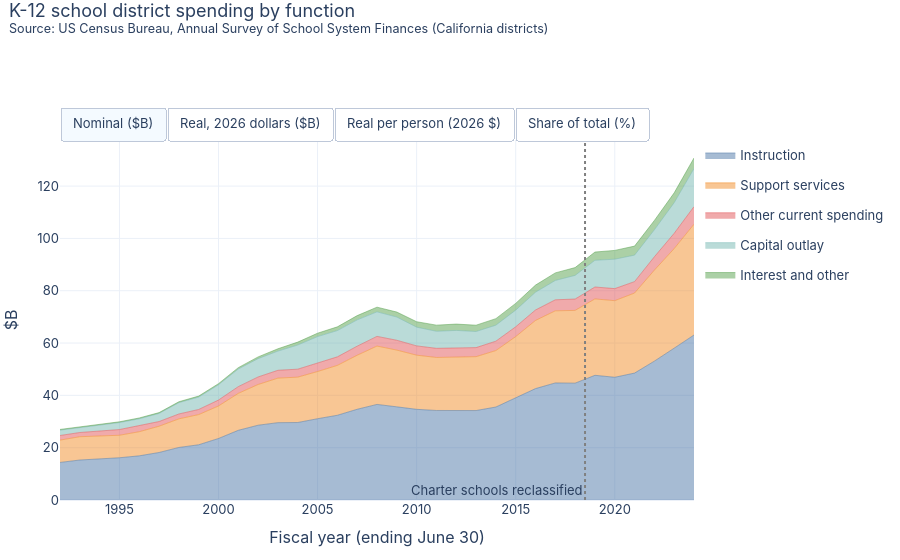

Write notebook code for a chart like this one.
### Code cell
stacked_area_toggle(add_views(sp), "group", "K-12 school district spending by function", SCHOOL_NOTE,
                    order=["Instruction", "Support services", "Other current spending", "Capital outlay", "Interest and other"], breaks=BREAK).show()

### Figure 1 — Plotly figure (JSON) as saved in the notebook; plotly's stock layout.template omitted (floating-point values rounded to 4 significant figures)
{"data": [{"hovertemplate": "%{y:,.1f}", "legendgroup": "Instruction", "line": {"color": "#4e79a7", "width": 0.5}, "mode": "lines", "name": "Instruction", "showlegend": true, "stackgroup": "one", "type": "scatter", "visible": true, "x": [1992, 1993, 1995, 1996, 1997, 1998, 1999, 2000, 2001, 2002, 2003, 2004, 2005, 2006, 2007, 2008, 2009, 2010, 2011, 2012, 2013, 2014, 2015, 2016, 2017, 2018, 2019, 2020, 2021, 2022, 2023, 2024], "y": [14.36, 15.28, 16.15, 16.88, 18.16, 20.08, 21.11, 23.51, 26.64, 28.59, 29.56, 29.62, 31.07, 32.39, 34.69, 36.54, 35.62, 34.66, 34.23, 34.21, 34.19, 35.54, 38.95, 42.59, 44.75, 44.66, 47.67, 46.92, 48.52, 53.09, 58.04, 63.07]}, {"hovertemplate": "%{y:,.1f}", "legendgroup": "Support services", "line": {"color": "#f28e2b", "width": 0.5}, "mode": "lines", "name": "Support services", "showlegend": true, "stackgroup": "one", "type": "scatter", "visible": true, "x": [1992, 1993, 1995, 1996, 1997, 1998, 1999, 2000, 2001, 2002, 2003, 2004, 2005, 2006, 2007, 2008, 2009, 2010, 2011, 2012, 2013, 2014, 2015, 2016, 2017, 2018, 2019, 2020, 2021, 2022, 2023, 2024], "y": [8.521, 8.915, 8.604, 9.223, 10.04, 10.94, 11.54, 12.43, 14.13, 15.57, 17.03, 17.34, 18.05, 19.08, 20.66, 22.31, 21.69, 20.7, 20.27, 20.39, 20.6, 21.59, 23.5, 26.06, 27.57, 27.82, 29.2, 29.28, 30.61, 34.79, 38.07, 42.36]}, {"hovertemplate": "%{y:,.1f}", "legendgroup": "Other current spending", "line": {"color": "#e15759", "width": 0.5}, "mode": "lines", "name": "Other current spending", "showlegend": true, "stackgroup": "one", "type": "scatter", "visible": true, "x": [1992, 1993, 1995, 1996, 1997, 1998, 1999, 2000, 2001, 2002, 2003, 2004, 2005, 2006, 2007, 2008, 2009, 2010, 2011, 2012, 2013, 2014, 2015, 2016, 2017, 2018, 2019, 2020, 2021, 2022, 2023, 2024], "y": [1.778, 1.609, 2.181, 2.362, 1.793, 1.863, 1.954, 2.27, 2.57, 2.882, 2.996, 3.048, 3.132, 3.259, 3.468, 3.693, 3.759, 3.556, 3.486, 3.488, 3.462, 3.582, 3.754, 3.996, 4.212, 4.339, 4.557, 4.608, 4.357, 5.101, 5.848, 6.729]}, {"hovertemplate": "%{y:,.1f}", "legendgroup": "Capital outlay", "line": {"color": "#76b7b2", "width": 0.5}, "mode": "lines", "name": "Capital outlay", "showlegend": true, "stackgroup": "one", "type": "scatter", "visible": true, "x": [1992, 1993, 1995, 1996, 1997, 1998, 1999, 2000, 2001, 2002, 2003, 2004, 2005, 2006, 2007, 2008, 2009, 2010, 2011, 2012, 2013, 2014, 2015, 2016, 2017, 2018, 2019, 2020, 2021, 2022, 2023, 2024], "y": [2.045, 1.945, 2.669, 2.581, 3.089, 4.336, 4.739, 5.849, 6.756, 6.999, 7.342, 9.243, 10.22, 10.05, 10.06, 9.388, 8.881, 7.15, 6.524, 6.737, 6.16, 6.124, 6.374, 6.786, 7.396, 9.048, 10.21, 11.25, 10.12, 10.31, 11.7, 14.55]}, {"hovertemplate": "%{y:,.1f}", "legendgroup": "Interest and other", "line": {"color": "#59a14f", "width": 0.5}, "mode": "lines", "name": "Interest and other", "showlegend": true, "stackgroup": "one", "type": "scatter", "visible": true, "x": [1992, 1993, 1995, 1996, 1997, 1998, 1999, 2000, 2001, 2002, 2003, 2004, 2005, 2006, 2007, 2008, 2009, 2010, 2011, 2012, 2013, 2014, 2015, 2016, 2017, 2018, 2019, 2020, 2021, 2022, 2023, 2024], "y": [0.2768, 0.1981, 0.2952, 0.3183, 0.3209, 0.344, 0.3823, 0.4174, 0.507, 0.6616, 0.8843, 1.107, 1.29, 1.422, 1.621, 1.785, 1.899, 2.081, 2.349, 2.419, 2.411, 2.497, 2.583, 2.719, 2.896, 2.984, 3.15, 3.364, 3.45, 3.577, 3.762, 4.034]}, {"hovertemplate": "%{y:,.1f}", "legendgroup": "Instruction", "line": {"color": "#4e79a7", "width": 0.5}, "mode": "lines", "name": "Instruction", "showlegend": false, "stackgroup": "one", "type": "scatter", "visible": false, "x": [1992, 1993, 1995, 1996, 1997, 1998, 1999, 2000, 2001, 2002, 2003, 2004, 2005, 2006, 2007, 2008, 2009, 2010, 2011, 2012, 2013, 2014, 2015, 2016, 2017, 2018, 2019, 2020, 2021, 2022, 2023, 2024], "y": [34.05, 35.14, 35.17, 35.8, 37.45, 40.68, 42.03, 45.51, 49.86, 52.58, 53.19, 52.15, 53.1, 53.34, 55.68, 56.56, 54.37, 52.39, 50.73, 49.26, 48.42, 49.55, 53.92, 58.57, 60.42, 58.97, 61.67, 59.75, 60.41, 61.67, 63.46, 66.76]}, {"hovertemplate": "%{y:,.1f}", "legendgroup": "Support services", "line": {"color": "#f28e2b", "width": 0.5}, "mode": "lines", "name": "Support services", "showlegend": false, "stackgroup": "one", "type": "scatter", "visible": false, "x": [1992, 1993, 1995, 1996, 1997, 1998, 1999, 2000, 2001, 2002, 2003, 2004, 2005, 2006, 2007, 2008, 2009, 2010, 2011, 2012, 2013, 2014, 2015, 2016, 2017, 2018, 2019, 2020, 2021, 2022, 2023, 2024], "y": [20.2, 20.5, 18.74, 19.56, 20.7, 22.16, 22.98, 24.06, 26.44, 28.63, 30.64, 30.53, 30.84, 31.42, 33.16, 34.53, 33.11, 31.3, 30.04, 29.36, 29.16, 30.11, 32.54, 35.84, 37.23, 36.73, 37.78, 37.29, 38.11, 40.42, 41.62, 44.83]}, {"hovertemplate": "%{y:,.1f}", "legendgroup": "Other current spending", "line": {"color": "#e15759", "width": 0.5}, "mode": "lines", "name": "Other current spending", "showlegend": false, "stackgroup": "one", "type": "scatter", "visible": false, "x": [1992, 1993, 1995, 1996, 1997, 1998, 1999, 2000, 2001, 2002, 2003, 2004, 2005, 2006, 2007, 2008, 2009, 2010, 2011, 2012, 2013, 2014, 2015, 2016, 2017, 2018, 2019, 2020, 2021, 2022, 2023, 2024], "y": [4.216, 3.698, 4.751, 5.01, 3.697, 3.773, 3.891, 4.393, 4.81, 5.301, 5.39, 5.366, 5.354, 5.368, 5.566, 5.716, 5.738, 5.375, 5.167, 5.023, 4.902, 4.994, 5.197, 5.495, 5.686, 5.729, 5.896, 5.869, 5.424, 5.926, 6.395, 7.121]}, {"hovertemplate": "%{y:,.1f}", "legendgroup": "Capital outlay", "line": {"color": "#76b7b2", "width": 0.5}, "mode": "lines", "name": "Capital outlay", "showlegend": false, "stackgroup": "one", "type": "scatter", "visible": false, "x": [1992, 1993, 1995, 1996, 1997, 1998, 1999, 2000, 2001, 2002, 2003, 2004, 2005, 2006, 2007, 2008, 2009, 2010, 2011, 2012, 2013, 2014, 2015, 2016, 2017, 2018, 2019, 2020, 2021, 2022, 2023, 2024], "y": [4.848, 4.472, 5.815, 5.472, 6.369, 8.783, 9.436, 11.32, 12.64, 12.87, 13.21, 16.27, 17.47, 16.55, 16.15, 14.53, 13.56, 10.81, 9.669, 9.7, 8.723, 8.539, 8.824, 9.333, 9.986, 11.95, 13.21, 14.33, 12.61, 11.98, 12.8, 15.4]}, {"hovertemplate": "%{y:,.1f}", "legendgroup": "Interest and other", "line": {"color": "#59a14f", "width": 0.5}, "mode": "lines", "name": "Interest and other", "showlegend": false, "stackgroup": "one", "type": "scatter", "visible": false, "x": [1992, 1993, 1995, 1996, 1997, 1998, 1999, 2000, 2001, 2002, 2003, 2004, 2005, 2006, 2007, 2008, 2009, 2010, 2011, 2012, 2013, 2014, 2015, 2016, 2017, 2018, 2019, 2020, 2021, 2022, 2023, 2024], "y": [0.6564, 0.4554, 0.643, 0.675, 0.6616, 0.6968, 0.7612, 0.8078, 0.9489, 1.217, 1.591, 1.949, 2.205, 2.342, 2.602, 2.763, 2.898, 3.145, 3.481, 3.483, 3.414, 3.481, 3.576, 3.739, 3.91, 3.94, 4.075, 4.284, 4.296, 4.155, 4.114, 4.269]}, {"hovertemplate": "%{y:,.0f}", "legendgroup": "Instruction", "line": {"color": "#4e79a7", "width": 0.5}, "mode": "lines", "name": "Instruction", "showlegend": false, "stackgroup": "one", "type": "scatter", "visible": false, "x": [1992, 1993, 1995, 1996, 1997, 1998, 1999, 2000, 2001, 2002, 2003, 2004, 2005, 2006, 2007, 2008, 2009, 2010, 2011, 2012, 2013, 2014, 2015, 2016, 2017, 2018, 2019, 2020, 2021, 2022, 2023, 2024], "y": [1111.0, 1133.0, 1120.0, 1131.0, 1170.0, 1254.0, 1277.0, 1356.0, 1456.0, 1516.0, 1517.0, 1473.0, 1487.0, 1485.0, 1541.0, 1553.0, 1478.0, 1410.0, 1354.0, 1304.0, 1271.0, 1290.0, 1392.0, 1501.0, 1540.0, 1497.0, 1564.0, 1513.0, 1535.0, 1576.0, 1621.0, 1700.0]}, {"hovertemplate": "%{y:,.0f}", "legendgroup": "Support services", "line": {"color": "#f28e2b", "width": 0.5}, "mode": "lines", "name": "Support services", "showlegend": false, "stackgroup": "one", "type": "scatter", "visible": false, "x": [1992, 1993, 1995, 1996, 1997, 1998, 1999, 2000, 2001, 2002, 2003, 2004, 2005, 2006, 2007, 2008, 2009, 2010, 2011, 2012, 2013, 2014, 2015, 2016, 2017, 2018, 2019, 2020, 2021, 2022, 2023, 2024], "y": [659.3, 660.9, 596.8, 618.2, 647.0, 682.8, 698.1, 716.6, 772.4, 825.7, 874.0, 862.0, 863.9, 874.7, 917.5, 948.0, 900.3, 842.6, 801.5, 777.0, 765.5, 783.7, 839.7, 918.3, 948.6, 932.6, 958.0, 944.5, 968.8, 1033.0, 1063.0, 1141.0]}, {"hovertemplate": "%{y:,.0f}", "legendgroup": "Other current spending", "line": {"color": "#e15759", "width": 0.5}, "mode": "lines", "name": "Other current spending", "showlegend": false, "stackgroup": "one", "type": "scatter", "visible": false, "x": [1992, 1993, 1995, 1996, 1997, 1998, 1999, 2000, 2001, 2002, 2003, 2004, 2005, 2006, 2007, 2008, 2009, 2010, 2011, 2012, 2013, 2014, 2015, 2016, 2017, 2018, 2019, 2020, 2021, 2022, 2023, 2024], "y": [137.6, 119.3, 151.3, 158.3, 115.5, 116.3, 118.2, 130.9, 140.5, 152.9, 153.7, 151.5, 150.0, 149.4, 154.0, 156.9, 156.0, 144.7, 137.9, 132.9, 128.7, 130.0, 134.1, 140.8, 144.9, 145.5, 149.5, 148.6, 137.9, 151.4, 163.3, 181.3]}, {"hovertemplate": "%{y:,.0f}", "legendgroup": "Capital outlay", "line": {"color": "#76b7b2", "width": 0.5}, "mode": "lines", "name": "Capital outlay", "showlegend": false, "stackgroup": "one", "type": "scatter", "visible": false, "x": [1992, 1993, 1995, 1996, 1997, 1998, 1999, 2000, 2001, 2002, 2003, 2004, 2005, 2006, 2007, 2008, 2009, 2010, 2011, 2012, 2013, 2014, 2015, 2016, 2017, 2018, 2019, 2020, 2021, 2022, 2023, 2024], "y": [158.2, 144.2, 185.1, 173.0, 199.0, 270.6, 286.7, 337.3, 369.3, 371.2, 376.8, 459.5, 489.4, 460.6, 446.8, 398.9, 368.6, 291.0, 258.0, 256.7, 228.9, 222.2, 227.7, 239.1, 254.5, 303.3, 334.9, 362.9, 320.4, 306.1, 326.9, 392.1]}, {"hovertemplate": "%{y:,.0f}", "legendgroup": "Interest and other", "line": {"color": "#59a14f", "width": 0.5}, "mode": "lines", "name": "Interest and other", "showlegend": false, "stackgroup": "one", "type": "scatter", "visible": false, "x": [1992, 1993, 1995, 1996, 1997, 1998, 1999, 2000, 2001, 2002, 2003, 2004, 2005, 2006, 2007, 2008, 2009, 2010, 2011, 2012, 2013, 2014, 2015, 2016, 2017, 2018, 2019, 2020, 2021, 2022, 2023, 2024], "y": [21.42, 14.69, 20.47, 21.34, 20.68, 21.47, 23.13, 24.06, 27.72, 35.09, 45.38, 55.02, 61.77, 65.18, 72.01, 75.84, 78.79, 84.68, 92.89, 92.17, 89.62, 90.61, 92.3, 95.81, 99.63, 100.0, 103.3, 108.5, 109.2, 106.2, 105.1, 108.7]}, {"hovertemplate": "%{y:.1f}", "legendgroup": "Instruction", "line": {"color": "#4e79a7", "width": 0.5}, "mode": "lines", "name": "Instruction", "showlegend": false, "stackgroup": "one", "type": "scatter", "visible": false, "x": [1992, 1993, 1995, 1996, 1997, 1998, 1999, 2000, 2001, 2002, 2003, 2004, 2005, 2006, 2007, 2008, 2009, 2010, 2011, 2012, 2013, 2014, 2015, 2016, 2017, 2018, 2019, 2020, 2021, 2022, 2023, 2024], "y": [53.22, 54.68, 54.01, 53.82, 54.37, 53.46, 53.14, 52.87, 52.65, 52.27, 51.13, 49.08, 48.73, 48.93, 49.21, 49.57, 49.57, 50.85, 51.2, 50.87, 51.17, 51.26, 51.82, 51.84, 51.54, 50.27, 50.29, 49.17, 49.99, 49.67, 49.43, 48.24]}, {"hovertemplate": "%{y:.1f}", "legendgroup": "Support services", "line": {"color": "#f28e2b", "width": 0.5}, "mode": "lines", "name": "Support services", "showlegend": false, "stackgroup": "one", "type": "scatter", "visible": false, "x": [1992, 1993, 1995, 1996, 1997, 1998, 1999, 2000, 2001, 2002, 2003, 2004, 2005, 2006, 2007, 2008, 2009, 2010, 2011, 2012, 2013, 2014, 2015, 2016, 2017, 2018, 2019, 2020, 2021, 2022, 2023, 2024], "y": [31.58, 31.9, 28.78, 29.4, 30.06, 29.12, 29.05, 27.94, 27.92, 28.46, 29.46, 28.73, 28.3, 28.82, 29.3, 30.26, 30.19, 30.38, 30.32, 30.32, 30.82, 31.14, 31.27, 31.72, 31.76, 31.31, 30.81, 30.69, 31.54, 32.55, 32.42, 32.4]}, {"hovertemplate": "%{y:.1f}", "legendgroup": "Other current spending", "line": {"color": "#e15759", "width": 0.5}, "mode": "lines", "name": "Other current spending", "showlegend": false, "stackgroup": "one", "type": "scatter", "visible": false, "x": [1992, 1993, 1995, 1996, 1997, 1998, 1999, 2000, 2001, 2002, 2003, 2004, 2005, 2006, 2007, 2008, 2009, 2010, 2011, 2012, 2013, 2014, 2015, 2016, 2017, 2018, 2019, 2020, 2021, 2022, 2023, 2024], "y": [6.59, 5.756, 7.296, 7.532, 5.368, 4.958, 4.92, 5.103, 5.079, 5.269, 5.182, 5.05, 4.913, 4.924, 4.919, 5.009, 5.232, 5.218, 5.215, 5.187, 5.18, 5.166, 4.995, 4.864, 4.851, 4.883, 4.808, 4.83, 4.489, 4.773, 4.98, 5.146]}, {"hovertemplate": "%{y:.1f}", "legendgroup": "Capital outlay", "line": {"color": "#76b7b2", "width": 0.5}, "mode": "lines", "name": "Capital outlay", "showlegend": false, "stackgroup": "one", "type": "scatter", "visible": false, "x": [1992, 1993, 1995, 1996, 1997, 1998, 1999, 2000, 2001, 2002, 2003, 2004, 2005, 2006, 2007, 2008, 2009, 2010, 2011, 2012, 2013, 2014, 2015, 2016, 2017, 2018, 2019, 2020, 2021, 2022, 2023, 2024], "y": [7.579, 6.959, 8.929, 8.228, 9.247, 11.54, 11.93, 13.15, 13.35, 12.79, 12.7, 15.31, 16.03, 15.18, 14.27, 12.74, 12.36, 10.49, 9.759, 10.02, 9.218, 8.832, 8.48, 8.261, 8.518, 10.18, 10.77, 11.79, 10.43, 9.651, 9.967, 11.13]}, {"hovertemplate": "%{y:.1f}", "legendgroup": "Interest and other", "line": {"color": "#59a14f", "width": 0.5}, "mode": "lines", "name": "Interest and other", "showlegend": false, "stackgroup": "one", "type": "scatter", "visible": false, "x": [1992, 1993, 1995, 1996, 1997, 1998, 1999, 2000, 2001, 2002, 2003, 2004, 2005, 2006, 2007, 2008, 2009, 2010, 2011, 2012, 2013, 2014, 2015, 2016, 2017, 2018, 2019, 2020, 2021, 2022, 2023, 2024], "y": [1.026, 0.7088, 0.9873, 1.015, 0.9606, 0.9157, 0.9623, 0.9383, 1.002, 1.209, 1.53, 1.834, 2.024, 2.148, 2.3, 2.421, 2.642, 3.053, 3.513, 3.597, 3.608, 3.601, 3.437, 3.31, 3.335, 3.358, 3.323, 3.525, 3.555, 3.347, 3.204, 3.085]}], "layout": {"annotations": [{"showarrow": false, "text": "Charter schools reclassified", "x": 2018.0, "xanchor": "right", "xref": "x", "y": 0, "yanchor": "bottom", "yref": "y domain"}], "font": {"family": "-apple-system, Segoe UI, sans-serif", "size": 13}, "height": 560, "hovermode": "x unified", "legend": {"orientation": "v", "x": 1.01}, "margin": {"b": 60, "l": 60, "r": 20, "t": 140}, "shapes": [{"line": {"color": "grey", "dash": "dot"}, "type": "line", "x0": 2018.0, "x1": 2018.0, "xref": "x", "y0": 0, "y1": 1, "yref": "y domain"}], "title": {"text": "K-12 school district spending by function<br><sup>Source: US Census Bureau, Annual Survey of School System Finances (California districts)</sup>", "x": 0.01, "y": 0.97, "yanchor": "top"}, "updatemenus": [{"buttons": [{"args": [{"showlegend": [true, true, true, true, true, false, false, false, false, false, false, false, false, false, false, false, false, false, false, false], "visible": [true, true, true, true, true, false, false, false, false, false, false, false, false, false, false, false, false, false, false, false]}, {"yaxis.title.text": "$B"}], "label": "Nominal ($B)", "method": "update"}, {"args": [{"showlegend": [false, false, false, false, false, true, true, true, true, true, false, false, false, false, false, false, false, false, false, false], "visible": [false, false, false, false, false, true, true, true, true, true, false, false, false, false, false, false, false, false, false, false]}, {"yaxis.title.text": "$B"}], "label": "Real, 2026 dollars ($B)", "method": "update"}, {"args": [{"showlegend": [false, false, false, false, false, false, false, false, false, false, true, true, true, true, true, false, false, false, false, false], "visible": [false, false, false, false, false, false, false, false, false, false, true, true, true, true, true, false, false, false, false, false]}, {"yaxis.title.text": "$ per person"}], "label": "Real per person (2026 $)", "method": "update"}, {"args": [{"showlegend": [false, false, false, false, false, false, false, false, false, false, false, false, false, false, false, true, true, true, true, true], "visible": [false, false, false, false, false, false, false, false, false, false, false, false, false, false, false, true, true, true, true, true]}, {"yaxis.title.text": "%"}], "label": "Share of total (%)", "method": "update"}], "direction": "right", "showactive": true, "type": "buttons", "x": 0, "xanchor": "left", "y": 1.0, "yanchor": "bottom"}], "xaxis": {"title": {"text": "Fiscal year (ending June 30)"}}, "yaxis": {"title": {"text": "$B"}}}}
